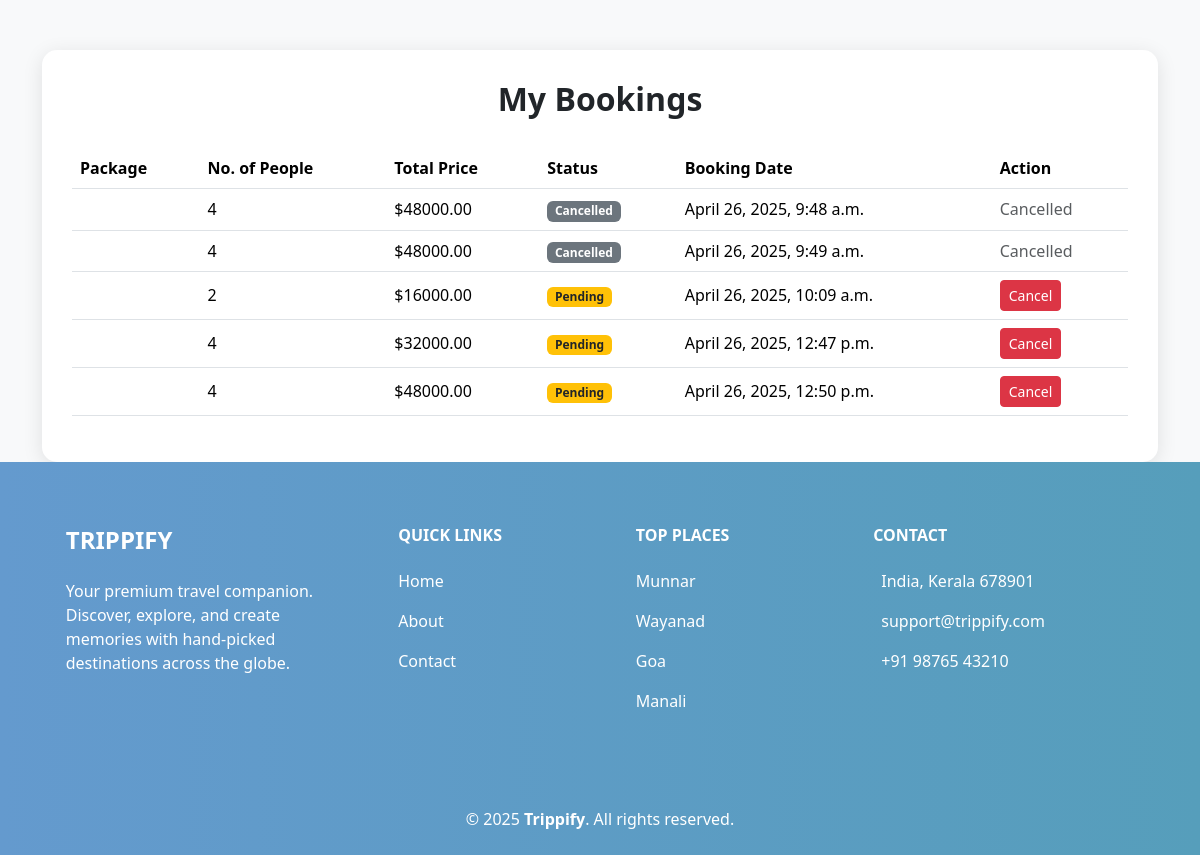
The page /my_bookings (signed in) on the database its author committed.
### app/models.py (models this page shows, shortened)
class Booking(models.Model):
    customer = models.ForeignKey(Customer, on_delete=models.CASCADE)
    travel_package = models.ForeignKey(Package, on_delete=models.CASCADE)
    booking_date = models.DateTimeField(auto_now_add=True)
    number_of_people = models.PositiveIntegerField()
    total_price = models.DecimalField(max_digits=10, decimal_places=2)
    status = models.CharField(max_length=50, choices=[
        ('Pending', 'Pending'),
        ('Confirmed', 'Confirmed'),
        ('Cancelled', 'Cancelled'),
    ])

### app/views.py (the view)
# urls.py: path('my_bookings', views.my_bookings, name='my_bookings'),
def my_bookings(request):
    if not request.user.is_authenticated:
        return redirect('login')  # Redirect to login page if the user is not authenticated
    try:
        customer = request.user.customer  # Assuming each user has a corresponding Customer profile
    except Customer.DoesNotExist:
        messages.error(request, 'You need to create a customer profile to view your bookings.')
        return redirect('profile_create')  # Redirect to profile creation page
    bookings = Booking.objects.filter(customer=customer)
    return render(request, 'my_bookings.html', {'bookings': bookings})

### templates/my_bookings.html (shortened to what this page needs)
<!DOCTYPE html>
<html lang="en">
<head>
  <link href="https://cdn.jsdelivr.net/npm/bootstrap@5.3.2/dist/css/bootstrap.min.css" rel="stylesheet">
</head>
<body>
  <div class="container">
    <div class="booking-card">
      <h2 class="text-center">My Bookings</h2>
      {% if bookings %}
        <div class="table-responsive">
          <table class="table table-hover align-middle">
            <thead>
              <tr>
                <th>Package</th>
                <th>No. of People</th>
                <th>Total Price</th>
                <th>Status</th>
                <th>Booking Date</th>
                <th>Action</th>
              </tr>
            </thead>
            <tbody>
              {% for booking in bookings %}
                <tr>
                  <td>{{ booking.package.name }}</td>
                  <td>{{ booking.number_of_people }}</td>
                  <td>${{ booking.total_price }}</td>
                  <td>
                    {% if booking.status == 'Confirmed' %}
                      <span class="badge bg-success">Confirmed</span>
                    {% elif booking.status == 'Pending' %}
                      <span class="badge bg-warning text-dark">Pending</span>
                    {% else %}
                      <span class="badge bg-secondary">{{ booking.status }}</span>
                    {% endif %}
                  </td>
                  <td>{{ booking.booking_date }}</td>
                  <td>
                    {% if booking.status != 'Cancelled' %}
                      <a href="{% url 'cancel_booking' booking.id %}" class="btn btn-sm btn-danger" onclick="return confirm('Are you sure you want to cancel this booking?');">
                        Cancel
                      </a>
                    {% else %}
                      <span class="text-muted">Cancelled</span>
                    {% endif %}
                  </td>
                </tr>
              {% endfor %}
            </tbody>
          </table>
        </div>
      {% else %}
        <div class="alert alert-info text-center" role="alert">
          You have no bookings yet.
        </div>
      {% endif %}
    </div>
  </div>
  <footer class="text-white pt-5 pb-4" style="background: linear-gradient(to right, #649ace, #569ebb);">
    <div class="container text-center text-md-start">
      <div class="row text-center text-md-start">
        <div class="col-md-3 col-lg-3 col-xl-3 mx-auto mt-3">
          <h4 class="text-uppercase fw-bold mb-4">Trippify</h4>
          <p>Your premium travel companion. Discover, explore, and create memories with hand-picked destinations across the globe.</p>
        </div>
        <div class="col-md-2 col-lg-2 col-xl-2 mx-auto mt-3">
          <h6 class="text-uppercase fw-bold mb-4">Quick Links</h6>
          <p><a href="/" class="text-white text-decoration-none">Home</a></p>
          <p><a href="/about" class="text-white text-decoration-none">About</a></p>
          <p><a href="/contact" class="text-white text-decoration-none">Contact</a></p>
        </div>
        <div class="col-md-3 col-lg-2 col-xl-2 mx-auto mt-3">
          <h6 class="text-uppercase fw-bold mb-4">Top Places</h6>
          <p><a href="#" class="text-white text-decoration-none">Munnar</a></p>
          <p><a href="#" class="text-white text-decoration-none">Wayanad</a></p>
          <p><a href="#" class="text-white text-decoration-none">Goa</a></p>
          <p><a href="#" class="text-white text-decoration-none">Manali</a></p>
        </div>
        <div class="col-md-4 col-lg-3 col-xl-3 mx-auto mt-3">
          <h6 class="text-uppercase fw-bold mb-4">Contact</h6>
          <p> India, Kerala 678901</p>
          <p> support@trippify.com</p>
          <p> +91 98765 43210</p>
        </div>
      </div>
      <div class="row mt-4">
        <div class="col-md-12 text-center">
        </div>
      </div>
      <div class="text-center mt-4">
        <p class="mb-0">&copy; 2025 <strong>Trippify</strong>. All rights reserved.</p>
      </div>
    </div>
  </footer>
</body>
</html>

### templates/my_bookings.html (style rules this page uses)
body { background-color: #f8f9fa; padding-top: 50px; }
.booking-card { background: #ffffff; border-radius: 15px; padding: 30px; box-shadow: 0 4px 20px rgba(0,0,0,0.1); }
.table thead { background-color: #0d6efd; color: white; }
h2 { font-weight: 700; margin-bottom: 30px; }

### rows shown on the page
Booking: number_of_people "4", total_price "48000.00", status "Cancelled", booking_date "April 26, 2025, 9:48 a.m."
Booking: number_of_people "4", total_price "48000.00", status "Cancelled", booking_date "April 26, 2025, 9:49 a.m."
Booking: number_of_people "2", total_price "16000.00", status "Pending", booking_date "April 26, 2025, 10:09 a.m."
Booking: number_of_people "4", total_price "32000.00", status "Pending", booking_date "April 26, 2025, 12:47 p.m."
Booking: number_of_people "4", total_price "48000.00", status "Pending", booking_date "April 26, 2025, 12:50 p.m."
